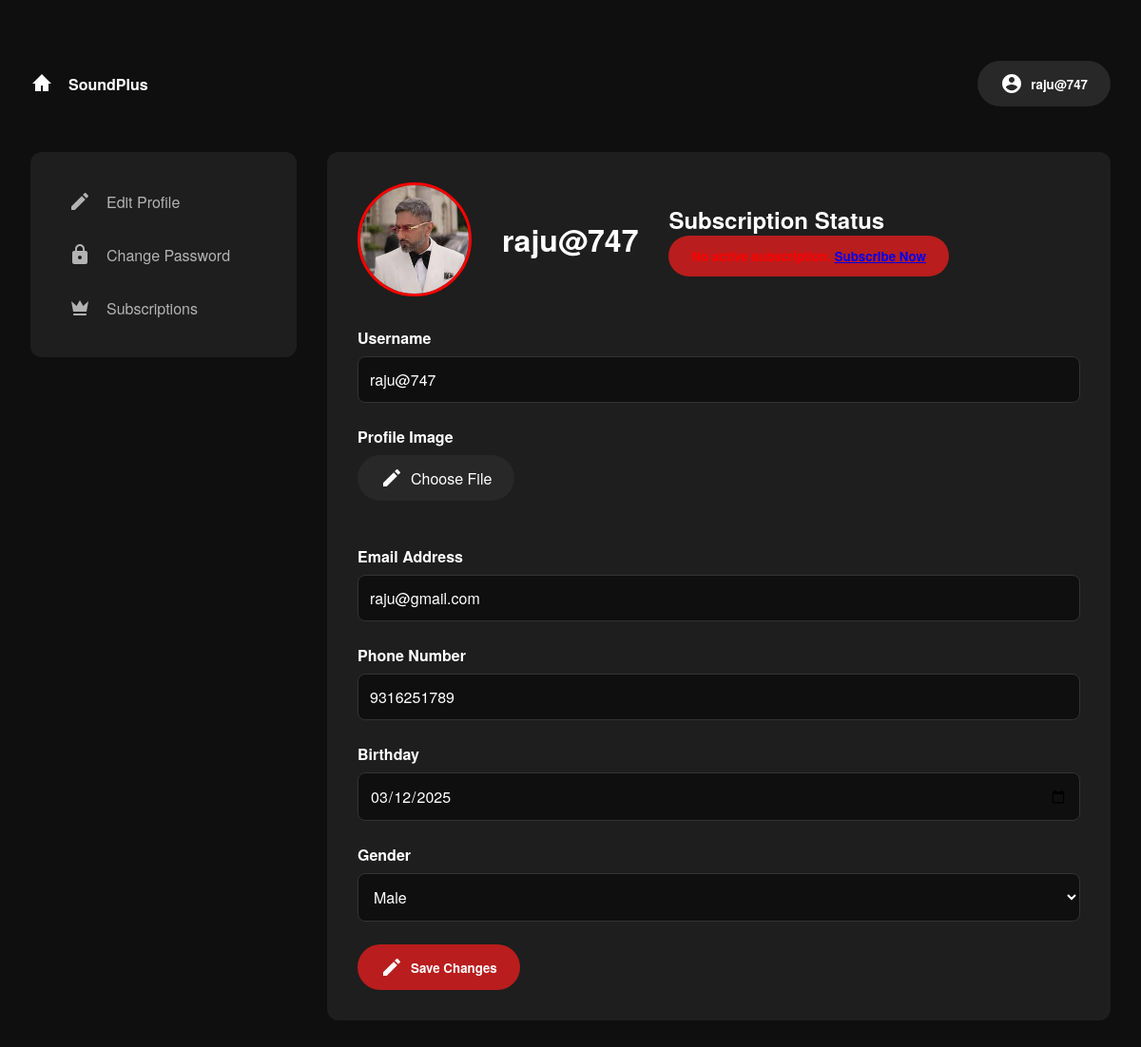
Screenshot of /admin/public/user_profile.php (signed in) with the database file from the repository.
### tables this page shows
CREATE TABLE IF NOT EXISTS `users` (
  `user_id` int(11) NOT NULL AUTO_INCREMENT,
  `username` varchar(50) NOT NULL,
  `email` varchar(100) NOT NULL,
  `password` varchar(255) NOT NULL,
  `profile_picture` varchar(255) DEFAULT 'default_user.png',
  `subscription_plan` int(11) DEFAULT NULL,
  `create_at` timestamp NULL DEFAULT CURRENT_TIMESTAMP,
  `status` enum('active','inactive') DEFAULT 'active',
  `mobile` varchar(15) DEFAULT NULL,
  `dob` date DEFAULT NULL,
  `gender` varchar(255) DEFAULT NULL,
  PRIMARY KEY (`user_id`),
  UNIQUE KEY `email` (`email`)
);

### admin/public/user_profile.php (the view, shortened to what this page needs)
<?php
 include('includes/db_connect.php');
$user_id=$_SESSION['user_id'];
$stmt=$conn->prepare("SELECT username,email,mobile,profile_picture,dob,gender FROM users WHERE user_id= ?");
$stmt->bind_param("i",$user_id);
$stmt->execute();
$result=$stmt->get_result();
$user=$result->fetch_assoc();
$sub_stmt=$conn->prepare("SELECT p.name As plan_name,p.price,s.start_date,s.end_date FROM subscriptions s JOIN
plans p ON s.plan_id=p.plan_id WHERE s.user_id=? AND s.end_date>=CURDATE()");
$sub_stmt->bind_param("i",$user_id);
$sub_stmt->execute();
$sub_result=$sub_stmt->get_result();
$subscription=$sub_result->fetch_assoc();
?>
<!DOCTYPE html>
<html lang="en">
<head>
    <link rel="stylesheet" href="assets/css/user_profile.css">
</head>
<body>
    <div class="container">
        <div class="header">
            <a href="home.php" class="nav-home">
                <svg class="icon"><use xlink:href="#icon-home"/></svg>
                SoundPlus
            </a>
            <div class="profile-dropdown">
                <button class="btn btn-secondary">
                    <svg class="icon"><use xlink:href="#icon-profile"/></svg>
                    <?php echo htmlspecialchars($user['username']); ?>
                </button>
            </div>
        </div>
        <div class="profile-section">
            <nav class="sidebar">
                <a href="user_profile.php" class="nav-item">
                    <svg class="icon"><use xlink:href="#icon-edit"/></svg>
                    Edit Profile
                </a>
                <a href="forgot_password_form.php" class="nav-item">
                    <svg class="icon"><use xlink:href="#icon-lock"/></svg>
                    Change Password
                </a>
                <a href="subscription.php" class="nav-item">
                    <svg class="icon"><use xlink:href="#icon-crown"/></svg>
                    Subscriptions
                </a>
            </nav>
            <main class="main-content">
                <div class="profile-header">
                    <img src="../uploads/profile_picture/<?= htmlspecialchars($user['profile_picture']) ?>"
                         alt="Profile"
                         class="profile-pic">
                    <div>
                        <h1><?= htmlspecialchars($user['username']) ?></h1>
                    </div>
                    <div class="subscription-status">
                    <h2>Subscription Status</h2>
                    <?php if ($subscription): ?>
                        <p><strong>Plan:</strong> <?= htmlspecialchars($subscription['plan_name']) ?></p>
                        <p><strong>Price:</strong> &#8377;<?= htmlspecialchars($subscription['price']) ?></p>
                        <p><strong>Valid Until:</strong> <?= htmlspecialchars($subscription['end_date']) ?></p>
                    <?php else: ?>
                      <button class="btn btn-primary">  <use xlink:href="#icon-crown"/><p style="color: red;">No active subscription. <a href="subscription.php">Subscribe Now</a></p>
                    </button>              <?php endif; ?>
                </div>
                </div>
                <form action="user_profile.php" method="POST" enctype="multipart/form-data">
                    <div class="form-group">
                        <label class="form-label">Username</label>
                        <input type="text"
                               class="form-input"
                               value="<?= htmlspecialchars($user['username']) ?>"
                               name="username" required>
                    </div>
                    <div class="form-group">
                        <label class="form-label">Profile Image</label>
                        <div class="upload-wrapper">
                            <label class="upload-label">
                                <svg class="icon"><use xlink:href="#icon-edit"/></svg>
                                Choose File
                            </label>
                        </div>
                    </div>
                    <div class="form-group">
                        <label class="form-label">Email Address</label>
                        <input type="email"
                               class="form-input"
                               value="<?= htmlspecialchars($user['email']) ?>"
                               name="email" required>
                    </div>
                    <div class="form-group">
                        <label class="form-label">Phone Number</label>
                        <input type="tel"
                               class="form-input"
                               value="<?= htmlspecialchars($user['mobile']) ?>"
                               name="contact" required>
                    </div>
                    <div class="form-group">
                        <label class="form-label">Birthday</label>
                        <input type="date"
                               class="form-input"
                               value="<?= htmlspecialchars($user['dob']) ?>"
                               name="dob">
                    </div>
                    <div class="form-group">
                        <label class="form-label">Gender</label>
                        <select class="form-input" name="gender">
                            <option value="male" <?= $user['gender'] === 'male' ? 'selected' : '' ?>>Male</option>
                        </select>
                    </div>
                    <button type="submit" name="update" class="btn btn-primary">
                        <svg class="icon"><use xlink:href="#icon-edit"/></svg>
                        Save Changes
                    </button>
                </form>
            </main>
        </div>
    </div>
</body>
</html>

### admin/public/assets/css/user_profile.css (style rules this page uses)
:root { --primary-bg: #0F0F0F; --secondary-bg: #1E1E1E; --accent: #b91d1d; --text-primary: #FFFFFF; --text-secondary: #B3B3B3; --hover-bg: #282828; --error: #e74c3c; --success: #2ecc71; }
* { margin: 0; padding: 0; box-sizing: border-box; font-family: 'Helvetica Neue', sans-serif; }
body { background: var(--primary-bg); color: var(--text-primary); min-height: 100vh; }
.container { max-width: 1200px; margin: 2rem auto; padding: 2rem; }
.header { display: flex; justify-content: space-between; align-items: center; margin-bottom: 3rem; }
.nav-home { display: flex; align-items: center; gap: 1rem; text-decoration: none; color: var(--text-primary); font-weight: 600; }
.profile-section { display: flex; gap: 2rem; }
.sidebar { width: 280px; background: var(--secondary-bg); border-radius: 12px; padding: 1.5rem; height: fit-content; }
.nav-item { display: flex; align-items: center; gap: 1rem; padding: 1rem; border-radius: 8px; color: var(--text-secondary); text-decoration: none; transition: all 0.3s ease; }
.main-content { flex: 1; background: var(--secondary-bg); border-radius: 12px; padding: 2rem; }
.profile-header { display: flex; align-items: center; gap: 2rem; margin-bottom: 2rem; }
.profile-pic { width: 120px; height: 120px; border-radius: 50%; object-fit: cover; border: 3px solid red; }
.btn { padding: 0.75rem 1.5rem; border-radius: 25px; border: none; font-weight: 600; cursor: pointer; transition: all 0.3s ease; display: inline-flex; align-items: center; gap: 0.5rem; }
.btn-primary { background: var(--accent); color: var(--text-primary); }
.btn-secondary { background: var(--hover-bg); color: var(--text-primary); }
.form-group { margin-bottom: 1.5rem; }
.form-label { display: block; margin-bottom: 0.5rem; color: var(--text-primary); font-weight: 600; }
.form-input { width: 100%; padding: 0.75rem; background: var(--primary-bg); border: 1px solid #333; border-radius: 8px; color: var(--text-primary); font-size: 1rem; }
.upload-wrapper { position: relative; display: inline-block; }
.upload-label { display: flex; align-items: center; gap: 0.5rem; cursor: pointer; padding: 0.75rem 1.5rem; background: var(--hover-bg); border-radius: 25px; transition: all 0.3s ease; }
.icon { width: 24px; height: 24px; fill: currentColor; }
.profile-dropdown { position: relative; display: inline-block; }

### rows the page displays
users: username "raju@747", profile_picture (picture), email "raju@gmail.com", contact "9316251789", dob "03/12/2025", gender "Male"
